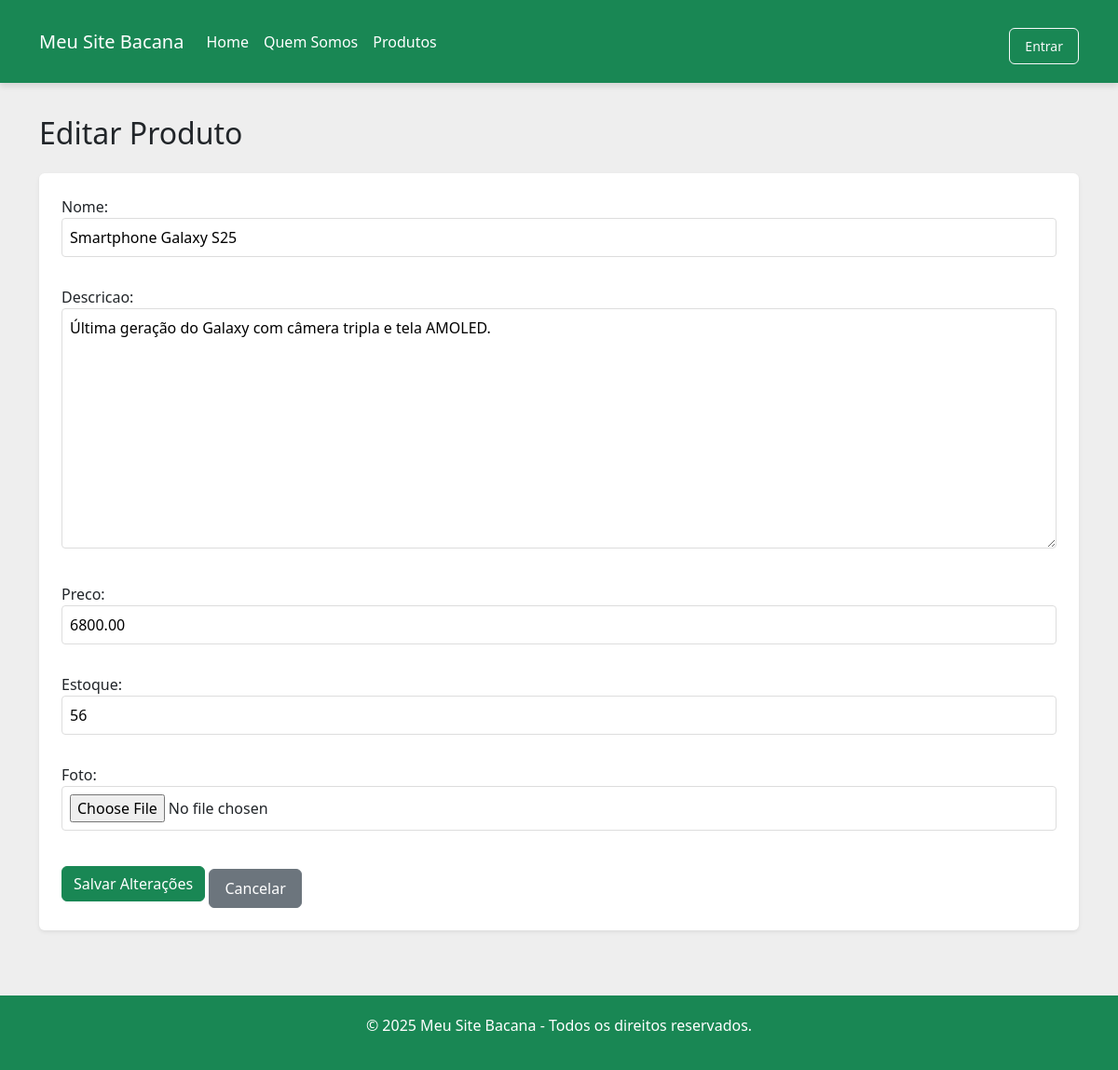
The app's page /produtos/editar/9/ with its own data.
### app/models.py (models this page shows, shortened)
class Produto(models.Model):
    nome = models.CharField(max_length=100)
    descricao = models.TextField()
    preco = models.DecimalField(max_digits=10, decimal_places=2)
    estoque = models.PositiveIntegerField()
    foto = models.ImageField(upload_to='imagens/', blank=True, null=True)
    categoria = models.ForeignKey(Categoria, on_delete=models.SET_NULL, null=True, blank=True)

### app/views.py (the view)
# urls.py: path('produtos/editar/<int:pk>/', views.editar_produto, name='editar_produto'),
def editar_produto(request, pk):
    produto = get_object_or_404(Produto, id=pk)
    if request.method == 'POST':
        form = ProdutoForm(request.POST, request.FILES, instance=produto)
        if form.is_valid():
            form.save()
            return redirect('listar_produtos')
    else:
        form = ProdutoForm(instance=produto)
    return render(request, 'produtos/editar-produto.html', {'form': form, 'produto': produto})

### app/forms.py
class ProdutoForm(forms.ModelForm):
    class Meta:
        model = Produto
        fields = ['nome', 'descricao', 'preco', 'estoque', 'foto']
        widgets = {
            'categoria': forms.Select(attrs={'class': 'form-control'}),
            }
    foto = forms.ImageField(widget=forms.FileInput(attrs={'accept': 'image/*'}))

### app/templates/produtos/editar-produto.html (shortened to what this page needs)
{% extends 'template.html' %}
{% block conteudo %}
<div class="container mt-4">
    <h2 class="mb-4">Editar Produto</h2>
    <form method="POST" enctype="multipart/form-data" class="bg-white p-4 rounded shadow-sm">
        {{ form.as_p }}
        <button type="submit" class="btn btn-success">Salvar Alterações</button>
        <a href="{% url 'listar_produtos' %}" class="btn btn-secondary">Cancelar</a>
    </form>
</div>
{% endblock %}

### app/static/style_produto.css (style rules this page uses)
body { font-family: Arial, sans-serif; background-color: #f4f4f4; margin: 0; padding: 0; }
a.btn { display: inline-block; padding: 8px 16px; text-decoration: none; border-radius: 6px; margin-top: 10px; transition: background-color 0.3s; }
form { background-color: #fff; padding: 20px; border-radius: 8px; box-shadow: 0 4px 8px rgba(0, 0, 0, 0.1); }
form input[type="text"], form input[type="number"], form textarea, form input[type="file"] { width: 100%; padding: 8px; margin-bottom: 15px; border: 1px solid #ddd; border-radius: 4px; }
form button { background-color: #1e88e5; color: white; padding: 10px 20px; border: none; border-radius: 4px; cursor: pointer; }

### app/static/style.css (style rules this page uses)
* { margin: 0; padding: 0; box-sizing: border-box; font-family: 'Segoe UI', Tahoma, Geneva, Verdana, sans-serif; }
html, body { height: 100%; background-color: #eeeeee; display: flex; flex-direction: column; }

### records on screen
Produto: nome "Smartphone Galaxy S25", descricao "Última geração do Galaxy com câmera tripla e tela AMOLED.", preco "6800.00", estoque "56"
